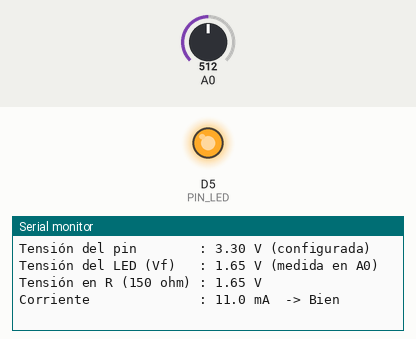
This sketch was run on a simulated ESP8266 (NodeMCU). On the bench: output pins drawn as LEDs (lit = HIGH), the last lines printed to the serial monitor. Inputs (shaded band) come from the test bench; at power-on: A0 = 512.

Above: at 1.5 s.
1.6 s: A0 set to 474
At 2.5 s:
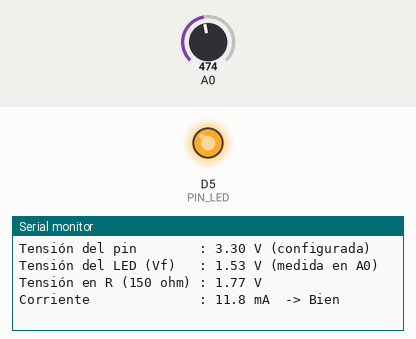
3.1 s: A0 set to 453
At 4.9 s:
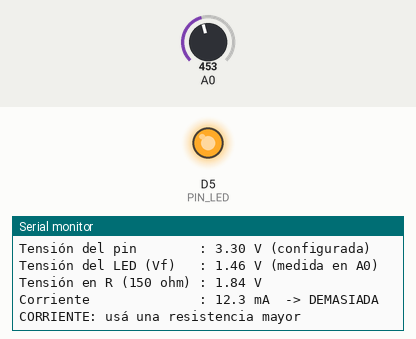
Timing chart, 0 to 6.4 s (numbered marks = the images above; inputs shaded):
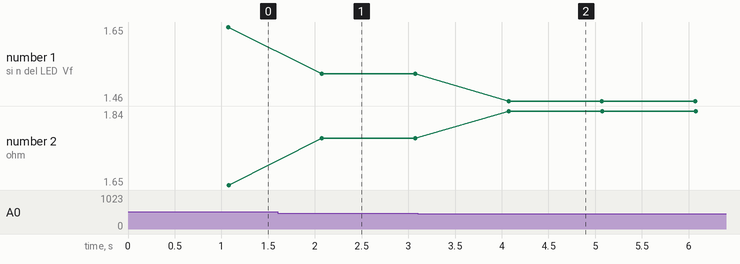

Measured:
- the behaviour switches between 465 and 464 on A0 (found by bisection; images 1 and 2)
- after the input at 1.6 s, the serial monitor: prints a new line after 0.47 s (image 1)
- after the input at 3.1 s, the serial monitor: prints a new line after 0.97 s (image 2)
- plotted number 1: 1.65 → 1.53 after the input at 1.6 s, 1.53 → 1.46 after the input at 3.1 s
- plotted number 2: 1.65 → 1.77 after the input at 1.6 s, 1.77 → 1.84 after the input at 3.1 s

The sketch:

s4_medidor_led.ino
```cpp
/*
  ==========================================================================
  SIMULADOR 4 - ¿Qué resistencia pongo? Medidor de corriente del LED
  NodeMCU V3 (ESP8266) - Placa en el IDE: "NodeMCU 1.0 (ESP-12E Module)"
  ==========================================================================

  IDEA
    El pin D5 queda fijo en ALTO. El punto entre la resistencia y el LED
    se conecta a A0: así la placa mide la tensión del LED (Vf) y calcula
    la corriente con la ley de Ohm:

        I = (V_pin - V_led) / R

  CONEXIONADO (un solo color del LED, cátodo común)
    D5 -> resistencia R -> punto medio -> pata del LED -> GND
                               |
                               +-> A0

  ANTES DE EMPEZAR: CALIBRAR CON EL MULTÍMETRO
    - V_PIN: medí la tensión de D5 contra GND con el LED conectado
      y escribila en V_PIN (suele dar un poco menos de 3,3 V).
    - ESCALA_A0: en el NodeMCU, A0 lee de 0 a ~3,3 V. Si la tensión del
      LED que muestra el programa no coincide con el multímetro, ajustá
      este valor.

  CÓMO SE USA (Monitor serie a 115200 baudios, "Nueva línea")
    r150   -> indica el valor de la resistencia que pusiste (en ohm)
    ?      -> ayuda
  ==========================================================================
*/

const uint8_t PIN_LED = D5;

float V_PIN     = 3.30;     // tensión real del pin en alto (medila)
float ESCALA_A0 = 3.30;     // tensión que corresponde a la lectura 1023
float R_OHM     = 150.0;    // resistencia colocada
const float LIMITE_MA = 12.0;

uint32_t ultimoInforme = 0;

float leerTensionA0() {
  // Promedio de 32 lecturas para reducir el ruido
  uint32_t suma = 0;
  for (uint8_t i = 0; i < 32; i++) {
    suma += analogRead(A0);
    delay(2);
  }
  float lectura = suma / 32.0;
  return lectura * ESCALA_A0 / 1023.0;
}

void mostrarAyuda() {
  Serial.println(F("Comandos: r<ohm> (por ejemplo r150), ? ayuda"));
}

void leerComando() {
  if (!Serial.available()) return;
  String linea = Serial.readStringUntil('\n');
  linea.trim();
  if (linea.length() == 0) return;

  if (linea.charAt(0) == 'r' || linea.charAt(0) == 'R') {
    float valor = linea.substring(1).toFloat();
    if (valor >= 10.0) {
      R_OHM = valor;
      Serial.printf("Resistencia configurada: %.0f ohm\n", R_OHM);
    } else {
      Serial.println(F("Valor no válido. Ejemplo: r150"));
    }
    return;
  }
  mostrarAyuda();
}

void setup() {
  Serial.begin(115200);
  delay(300);
  Serial.println();
  Serial.println(F("=== Simulador 4: medidor de corriente del LED ==="));

  pinMode(PIN_LED, OUTPUT);
  digitalWrite(PIN_LED, HIGH);
  mostrarAyuda();
}

void loop() {
  leerComando();

  if (millis() - ultimoInforme >= 1000) {
    ultimoInforme = millis();

    float vLed = leerTensionA0();
    float vResistencia = V_PIN - vLed;
    float corrienteMa = vResistencia / R_OHM * 1000.0;
    if (corrienteMa < 0) corrienteMa = 0;

    const char* estado;
    if (corrienteMa > LIMITE_MA)  estado = "DEMASIADA CORRIENTE: usá una resistencia mayor";
    else if (corrienteMa < 4.0)   estado = "Brillo bajo";
    else                          estado = "Bien";

    Serial.println(F("------------------------------------------------"));
    Serial.printf("Tensión del pin        : %.2f V (configurada)\n", V_PIN);
    Serial.printf("Tensión del LED (Vf)   : %.2f V (medida en A0)\n", vLed);
    Serial.printf("Tensión en R (%.0f ohm) : %.2f V\n", R_OHM, vResistencia);
    Serial.printf("Corriente              : %.1f mA  -> %s\n", corrienteMa, estado);
  }
}
```
